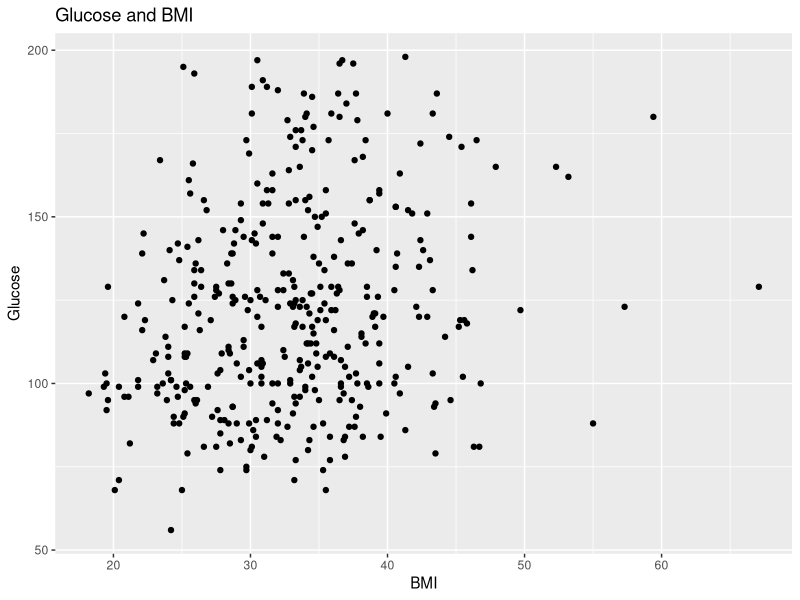
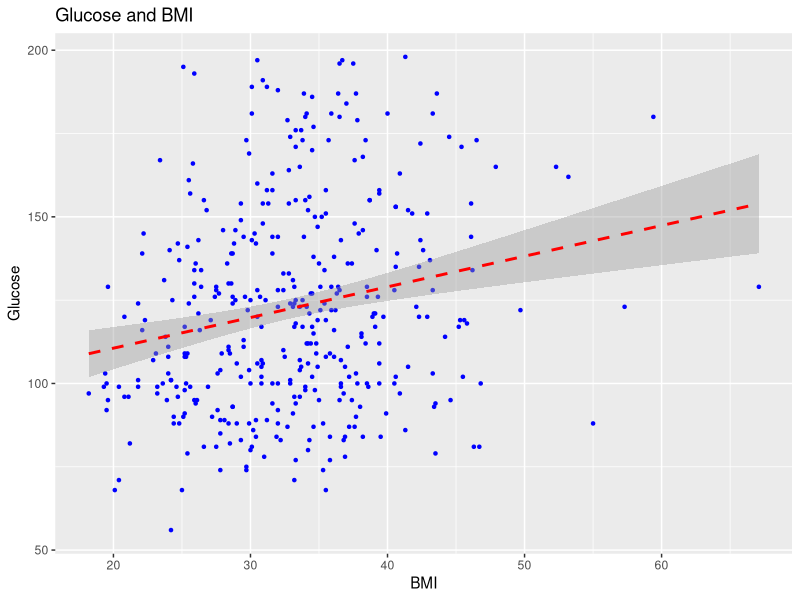
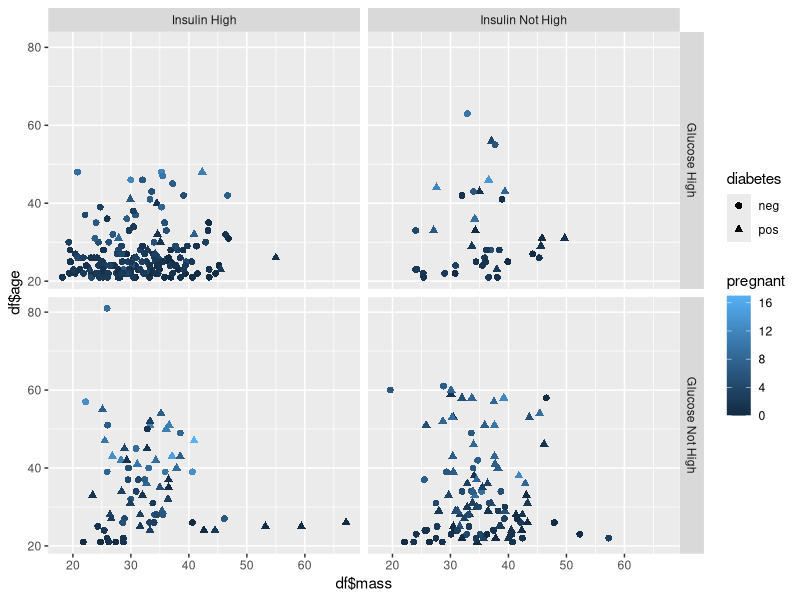
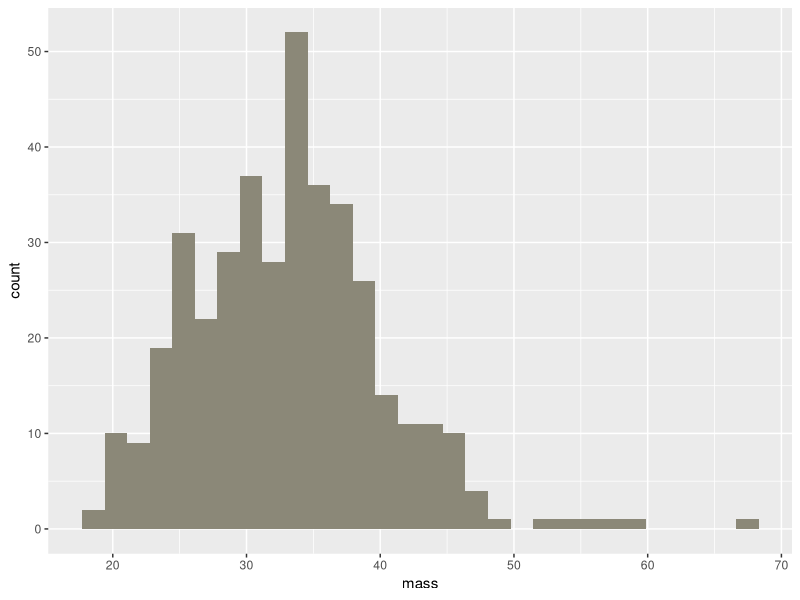
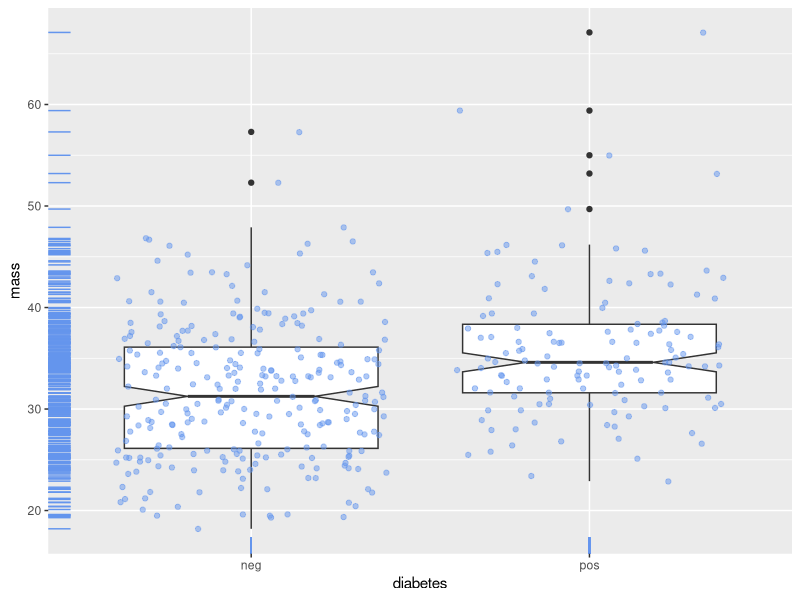
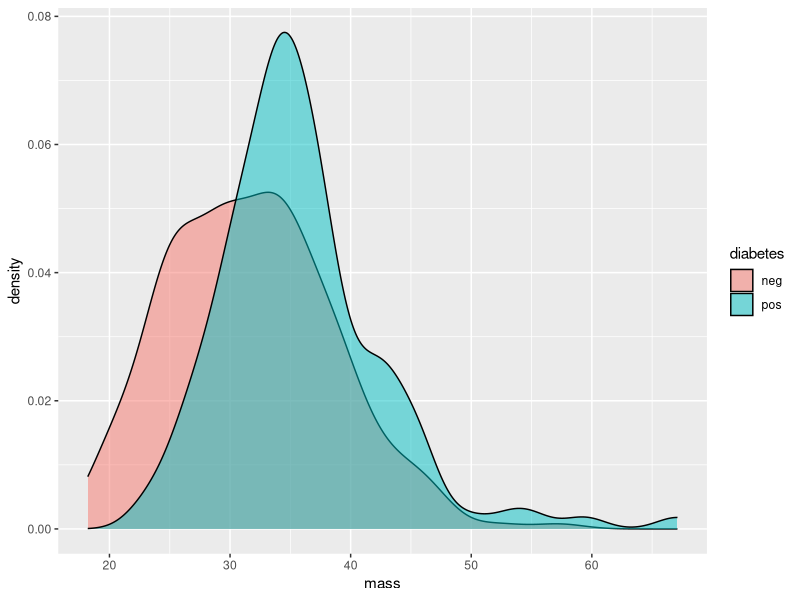
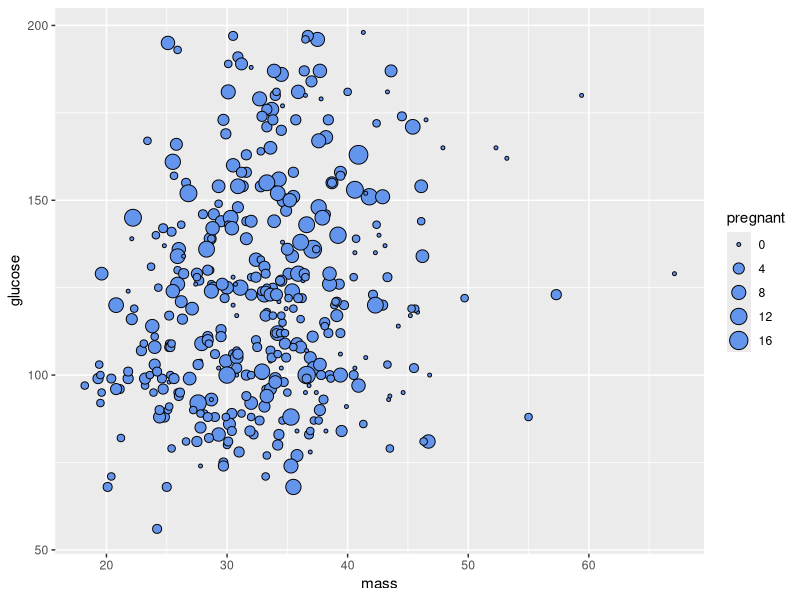
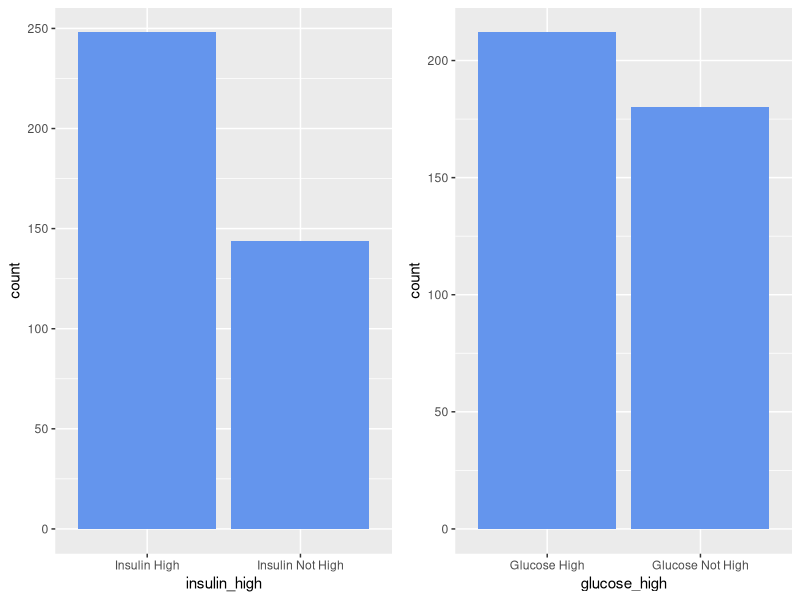

Generate these figures, in order, with R:
## ---- chunk 1
library(dplyr)
library(mlbench)
data("PimaIndiansDiabetes2")
## ---- chunk 2
df <- tbl_df(PimaIndiansDiabetes2)
rm(PimaIndiansDiabetes2)
df
## ---- chunk 3
glimpse(df)
## ---- chunk 4
print(select(df, diabetes, pregnant))
## ---- chunk 5
mutate(df, glucose_high = as.factor(ifelse(glucose>mean(glucose, na.rm=TRUE), 1, 0)))
## ---- chunk 6
df <- filter(df, !is.na(glucose), !is.na(mass))
glimpse(df)
## ---- chunk 7
arrange(df, mass)  # ascending order
arrange(df, desc(mass)) # descending order
## ---- chunk 8
summarize(df, min=min(mass), max=max(mass), sd(mass))
summarize(df, n_diabetic = sum(diabetes=="pos"), n_not_diabetic = sum(diabetes=="neg"))
## ---- chunk 9
df %>%
  group_by(diabetes) %>%
  summarize(n_diabetic = n())

## ---- chunk 10
library(ggplot2)
# load data
library(mlbench)
data("PimaIndiansDiabetes2")
df <- PimaIndiansDiabetes2[complete.cases(PimaIndiansDiabetes2[]),]

ggplot(df, aes(x=mass, y=glucose)) +
  geom_point() +
  labs(title="Glucose and BMI", x="BMI", y="Glucose")
## ---- chunk 11
ggplot(df, aes(x=mass, y=glucose)) +
  geom_point(pch=20, color='blue', size=1.5) +
  geom_smooth(method='lm', color='red', linetype=2) +
  labs(title="Glucose and BMI", x="BMI", y="Glucose")
## ---- chunk 12
df$glucose_high <- factor(ifelse(df$glucose>mean(df$glucose, na.rm=TRUE), 1, 0),
                           levels=c(0,1), labels=c("Glucose High","Glucose Not High"))
df$insulin_high <- factor(ifelse(df$insulin>mean(df$insulin, na.rm=TRUE), 1, 0),
                           levels=c(0,1), labels=c("Insulin High","Insulin Not High"))

ggplot(df, 
  aes(x=df$mass, y=df$age, shape=diabetes, col=pregnant)) +
  geom_point(size=2) +
  facet_grid(df$glucose_high~df$insulin_high)

## ---- chunk 13
ggplot(df, aes(x=mass)) +
  geom_histogram(fill="cornsilk4")
## ---- chunk 14
ggplot(df, aes(x=diabetes, y=mass)) +
  geom_boxplot(notch=TRUE) +
  geom_point(position="jitter", color="cornflowerblue", alpha=.5) +
  geom_rug(color="cornflowerblue")
## ---- chunk 15
ggplot(df, aes(x=mass, fill=diabetes)) +
  geom_density(alpha=0.5)
## ---- chunk 16
ggplot(df, 
       aes(x=mass, y=glucose, size=pregnant)) +
  geom_point(shape=21, fill="cornflowerblue")
## ---- chunk 17
library(gridExtra)
p1 <- ggplot(df, aes(x=insulin_high)) + geom_bar(fill="cornflowerblue") 
p2 <- ggplot(df, aes(x=glucose_high)) + geom_bar(fill="cornflowerblue")
grid.arrange(p1, p2, ncol=2)
